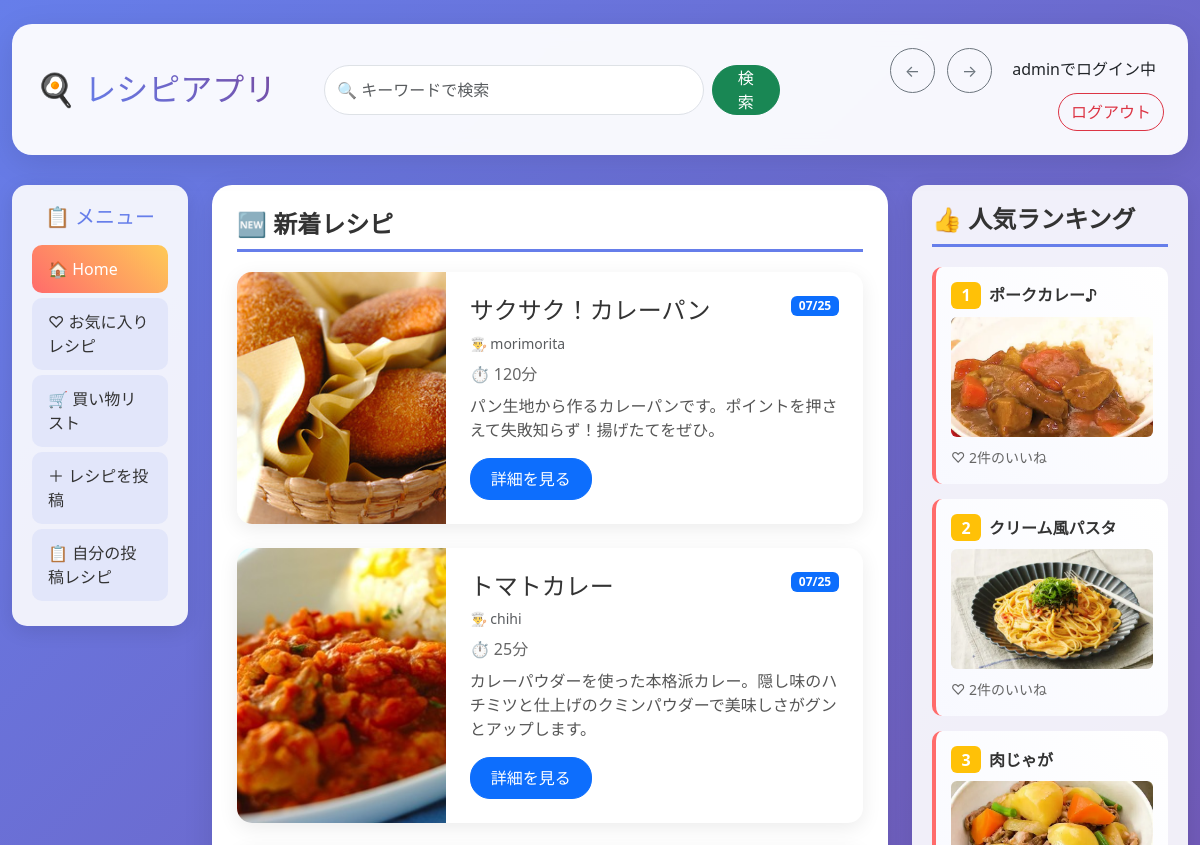
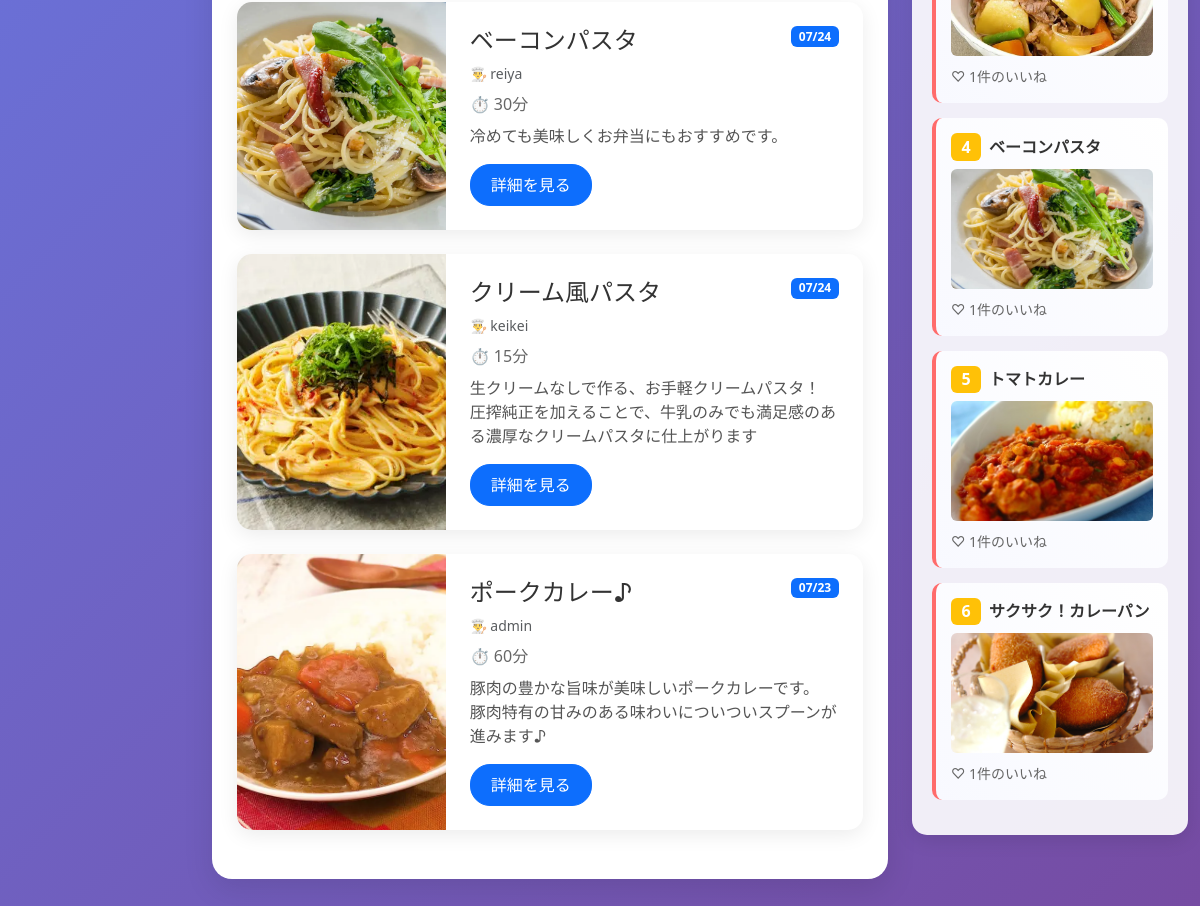
Screenshot of / (signed in) with the database file from the repository (2 pictures, top to bottom).
### reciprs/models.py (models this page shows, shortened)
class Recipe(models.Model):
    title = models.CharField("タイトル", max_length=100)
    cooking_time = models.IntegerField("調理時間（分）")
    message = models.TextField("投稿者からの一言")
    image = models.ImageField("画像", upload_to='recipe_images/')
    created_at = models.DateTimeField(auto_now_add=True)
    author = models.ForeignKey(User, on_delete=models.CASCADE)
    favorited_by = models.ManyToManyField(User, related_name='favorite_recipes', blank=True)

### reciprs/views.py (the view)
# urls.py: path('', views.index, name='index'),
def index(request):
    new_recipes = Recipe.objects.order_by('-created_at')[:5]
    ranked_recipes = Recipe.objects.annotate(
        favorite_count=Count('favorited_by')
    ).order_by('-favorite_count')[:10]
    return render(request, 'reciprs/index.html', {
        'new_recipes': new_recipes,
        'ranked_recipes': ranked_recipes,
    })

### templates/reciprs/index.html (shortened to what this page needs)
{% load django_bootstrap5 %}
{% load static %}
<!DOCTYPE html>
<html lang="ja">
<head>
    {% bootstrap_css %}
</head>
<body class="main-bg">
<div class="container-fluid py-4">
    <div class="header-card p-4">
        <div class="row align-items-center">
            <div class="col-md-3">
                <h2 class="mb-0">🍳 <span style="background: linear-gradient(45deg, #667eea, #764ba2); -webkit-background-clip: text; -webkit-text-fill-color: transparent;">レシピアプリ</span></h2>
            </div>
            <div class="col-md-5">
                <form class="d-flex" method="get" action="{% url 'search_recipes' %}">
                    <input type="search" name="q" class="form-control me-2" placeholder="🔍 キーワードで検索" value="{{ request.GET.q }}" style="border-radius: 25px;">
                    <button class="btn btn-success" type="submit" style="border-radius: 25px; padding: 0 20px;">検索</button>
                </form>
            </div>
            <div class="col-md-4 text-end">
                <button type="button" class="btn btn-outline-secondary me-2" onclick="history.back()" style="border-radius: 50%; width: 45px; height: 45px;">
                    ←
                </button>
                <button type="button" class="btn btn-outline-secondary me-3" onclick="history.forward()" style="border-radius: 50%; width: 45px; height: 45px;">
                    →
                </button>
                {% if user.is_authenticated %}
                    <span class="me-2">{{ user.username }}でログイン中</span>
                    <a href="{% url 'logout' %}" class="btn btn-outline-danger" style="border-radius: 20px;">ログアウト</a>
                {% else %}
                    <a href="{% url 'login' %}" class="btn btn-outline-primary me-2" style="border-radius: 20px;">ログイン</a>
                    <a href="{% url 'register' %}" class="btn btn-outline-secondary" style="border-radius: 20px;">新規登録</a>
                {% endif %}
            </div>
        </div>
    </div>
    <div class="row">
        <div class="col-md-2">
            <div class="sidebar-card">
                <h5 class="text-center mb-3" style="color: #667eea;">📋 メニュー</h5>
                <a href="{% url 'index' %}" class="nav-item active">🏠 Home</a>
                <a href="{% url 'favorites' %}" class="nav-item">♡ お気に入りレシピ</a>
                <a href="{% url 'shopping_list' %}" class="nav-item">🛒 買い物リスト</a>
                <a href="{% url 'post_recipe' %}" class="nav-item">＋ レシピを投稿</a>
                {% if user.is_authenticated %}
                <a href="{% url 'my_recipes' %}" class="nav-item">📋 自分の投稿レシピ</a>
                {% endif %}
            </div>
        </div>
        <div class="col-md-7">
            <div class="content-card">
                <h4 class="section-title">🆕 新着レシピ</h4>
                {% for recipe in new_recipes %}
                    <div class="recipe-card mb-4">
                        <div class="row g-0">
                            <div class="col-md-4">
                                {% if recipe.image %}
                                    <img src="{{ recipe.image.url }}" class="img-fluid h-100" alt="レシピ画像" style="object-fit: cover; min-height: 200px;">
                                {% else %}
                                    <img src="{% static 'images/noimage.png' %}" class="img-fluid h-100" alt="画像なし" style="object-fit: cover; min-height: 200px;">
                                {% endif %}
                            </div>
                            <div class="col-md-8">
                                <div class="card-body p-4">
                                    <div class="d-flex justify-content-between align-items-start mb-2">
                                        <h4 class="card-title mb-0" style="color: #333;">{{ recipe.title }}</h4>
                                        <span class="badge bg-primary">{{ recipe.created_at|date:"m/d" }}</span>
                                    </div>
                                    <p class="text-muted mb-2" style="font-size: 14px;">👨‍🍳 {{ recipe.author.username }}</p>
                                    <p class="mb-2" style="color: #666;"> ⏱️ {{ recipe.cooking_time }}分</p>
                                    <p class="mb-3" style="color: #555;">{{ recipe.message|truncatechars:80 }}</p>
                                    <a href="{% url 'recipe_detail' recipe.id %}" class="btn btn-primary" style="border-radius: 20px; padding: 8px 20px;">詳細を見る</a>
                                </div>
                            </div>
                        </div>
                    </div>
                {% empty %}
                    <div class="text-center py-5">
                        <h5 style="color: #666;">📝 新しいレシピはまだありません</h5>
                        <p style="color: #999;">最初のレシピを投稿してみませんか？</p>
                        <a href="{% url 'post_recipe' %}" class="btn btn-primary" style="border-radius: 25px;">レシピを投稿</a>
                    </div>
                {% endfor %}
            </div>
        </div>
        <div class="col-md-3">
            <div class="sidebar-card">
                <h4 class="section-title">👍 人気ランキング</h4>
                {% for recipe in ranked_recipes %}
                    <div class="ranking-item">
                        <div class="d-flex align-items-center mb-2">
                            <span class="badge bg-warning me-2" style="font-size: 16px;">{{ forloop.counter }}</span>
                            <strong><a href="{% url 'recipe_detail' recipe.id %}" style="color: #333; text-decoration: none;">{{ recipe.title }}</a></strong>
                        </div>
                        {% if recipe.image %}
                            <img src="{{ recipe.image.url }}" alt="レシピ画像" class="img-fluid rounded mb-2" style="width: 100%; height: 120px; object-fit: cover;">
                        {% else %}
                            <img src="{% static 'images/noimage.png' %}" alt="画像なし" class="img-fluid rounded mb-2" style="width: 100%; height: 120px; object-fit: cover;">
                        {% endif %}
                        <small style="color: #666;">♡ {{ recipe.favorited_by.count }}件のいいね</small>
                    </div>
                {% empty %}
                    <div class="text-center py-4">
                        <p style="color: #666;">📊 ランキングはまだありません</p>
                    </div>
                {% endfor %}
            </div>
        </div>
    </div>
</div>
</body>
</html>

### templates/reciprs/index.html (style rules this page uses)
.main-bg { background: linear-gradient(135deg, #667eea 0%, #764ba2 100%); min-height: 100vh; }
.header-card { background: rgba(255, 255, 255, 0.95); backdrop-filter: blur(10px); border-radius: 20px; box-shadow: 0 8px 32px rgba(0,0,0,0.1); margin-bottom: 30px; }
.sidebar-card { background: rgba(255, 255, 255, 0.9); border-radius: 15px; box-shadow: 0 5px 20px rgba(0,0,0,0.1); padding: 20px; }
.content-card { background: white; border-radius: 20px; box-shadow: 0 10px 30px rgba(0,0,0,0.1); padding: 25px; margin-bottom: 20px; }
.recipe-card { background: white; border-radius: 15px; box-shadow: 0 5px 20px rgba(0,0,0,0.08); transition: all 0.3s ease; overflow: hidden; }
.nav-item { padding: 12px 16px; margin: 5px 0; border-radius: 10px; transition: all 0.3s ease; color: #333; text-decoration: none; display: block; border: none; background: rgba(102, 126, 234, 0.1); }
.nav-item.active { background: linear-gradient(45deg, #ff6b6b, #feca57); color: white; }
.section-title { color: #333; font-weight: 600; margin-bottom: 20px; padding-bottom: 10px; border-bottom: 3px solid #667eea; }
.ranking-item { background: linear-gradient(45deg, #f8f9ff, #fff); border-radius: 10px; padding: 15px; margin-bottom: 15px; border-left: 4px solid #ff6b6b; transition: all 0.3s ease; }

### rows the page displays
Recipe: image (picture), title "サクサク！カレーパン", created_at "07/25", author.username "morimorita", cooking_time "120", message "パン生地から作るカレーパンです。ポイントを押さえて失敗知らず！揚げたてをぜひ。", favorited_by.count "1"
Recipe: image (picture), title "トマトカレー", created_at "07/25", author.username "chihi", cooking_time "25", message "カレーパウダーを使った本格派カレー。隠し味のハチミツと仕上げのクミンパウダーで美味しさがグンとアップします。", favorited_by.count "1"
Recipe: image (picture), title "ベーコンパスタ", created_at "07/24", author.username "reiya", cooking_time "30", message "冷めても美味しくお弁当にもおすすめです。", favorited_by.count "1"
Recipe: image (picture), title "クリーム風パスタ", created_at "07/24", author.username "keikei", cooking_time "15", message "生クリームなしで作る、お手軽クリームパスタ！ 圧搾純正を加えることで、牛乳のみでも満足感のある濃厚なクリームパスタに仕上がります", favorited_by.count "2"
Recipe: image (picture), title "ポークカレー♪", created_at "07/23", author.username "admin", cooking_time "60", message "豚肉の豊かな旨味が美味しいポークカレーです。 豚肉特有の甘みのある味わいについついスプーンが進みます♪", favorited_by.count "2"
Recipe: title "肉じゃが", image (picture), favorited_by.count "1"

### other values shown
{{ user.username }} "admin"
